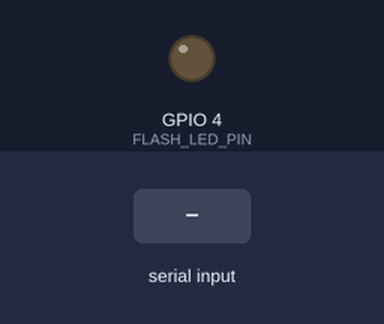
This sketch was run on a simulated ESP32. Shown: output pins drawn as LEDs (lit = HIGH). Dashed ring = blinking. The test bench sets the inputs (shaded band). WiFi joins after 1.5 s; servers stay silent unless stated; uploads are accepted with an empty reply; the camera gives no picture; what the sketch prints to the serial monitor is not drawn.

Above: at 4.2 s.
4.3 s: "b" received over Serial
At 4.43 s:
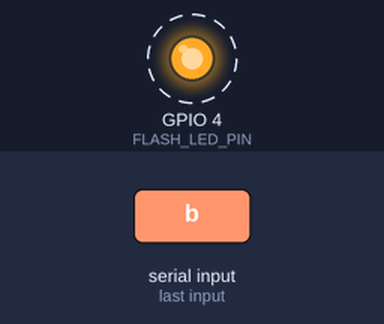
7.3 s: "B" received over Serial
Timing chart, 0 to 12.7 s (numbered marks = the images above; inputs shaded):
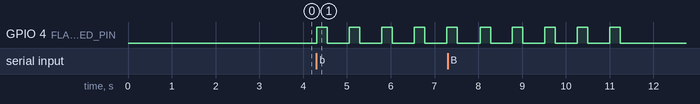

Measured:
- after the input at 4.3 s, GPIO 4 (FLASH_LED_PIN): alternates HIGH for 0.24 s and LOW for 0.50 s, starting at once

The sketch:

saheli_esp32_cam.ino
```cpp
/*
 * =====================================================================================
 *  SAFEROUTE SAHELI — AI VISION & EVIDENCE CAMERA (ESP32-CAM)
 *  ALL-IN-ONE ARDUINO IDE FIRMWARE (SINGLE-FILE IMPLEMENTATION)
 * =====================================================================================
 *  Target Board:       AI Thinker ESP32-CAM
 *  Arduino IDE Core:   ESP32 by Espressif Systems (v2.0.x or v3.x)
 *  Partition Scheme:   Huge APP (3MB No OTA / 1MB SPIFFS)
 *  PSRAM:              Enabled
 *  Live Backend URL:   https://saferoute-saheli-backend.onrender.com
 *
 *  FEATURES IMPLEMENTED:
 *  1. OV2640 2-Megapixel Camera Driver (VGA/SVGA, PSRAM Accelerated)
 *  2. Live High-Speed MJPEG Streaming Server on Port 81 (/stream, /capture, /status)
 *  3. Secure Evidence Frame HTTPS Upload to Render Forensics Vault
 *  4. High-Power Flashlight LED Illuminator (GPIO 4)
 *  5. Emergency 5-Frame Burst Capture Sequence
 *  6. Periodic Cloud Telemetry & Device Heartbeat
 * =====================================================================================
 */

#include <Arduino.h>
#include <WiFi.h>
#include <WiFiClientSecure.h>
#include <HTTPClient.h>
#include "esp_camera.h"
#include "esp_http_server.h"

// =====================================================================================
// 1. USER CONFIGURATION & CLOUD CREDENTIALS
// =====================================================================================
// Enter your WiFi Credentials here:
const char* WIFI_SSID         = "YOUR_WIFI_NAME";        // <-- Apne WiFi ka naam yahan dalein
const char* WIFI_PASSWORD     = "YOUR_WIFI_PASSWORD";    // <-- Apne WiFi ka password yahan dalein

// Live Render Backend API URL:
const char* BACKEND_BASE_URL  = "https://saferoute-saheli-backend.onrender.com/api";

// IoT Camera Identity & Cryptographic Secret:
const char* DEVICE_ID         = "SAHELI-CAM-001";
const char* DEVICE_SECRET     = "esp32cam_hmac_secret_token_saheli_2026";
const char* FIRMWARE_VERSION  = "1.0.0-CAM-ARDUINO";
const int   STREAM_PORT       = 81;

// =====================================================================================
// 2. AI-THINKER ESP32-CAM PIN DEFINITIONS
// =====================================================================================
#define PWDN_GPIO_NUM     32
#define RESET_GPIO_NUM    -1
#define XCLK_GPIO_NUM      0
#define SIOD_GPIO_NUM     26
#define SIOC_GPIO_NUM     27
#define Y9_GPIO_NUM       35
#define Y8_GPIO_NUM       34
#define Y7_GPIO_NUM       39
#define Y6_GPIO_NUM       36
#define Y5_GPIO_NUM       21
#define Y4_GPIO_NUM       19
#define Y3_GPIO_NUM       18
#define Y2_GPIO_NUM        5
#define VSYNC_GPIO_NUM    25
#define HREF_GPIO_NUM     23
#define PCLK_GPIO_NUM     22
#define FLASH_LED_PIN      4

// MJPEG Multipart Boundaries
#define PART_BOUNDARY "123456789000000000000987654321"
static const char* _STREAM_CONTENT_TYPE = "multipart/x-mixed-replace;boundary=" PART_BOUNDARY;
static const char* _STREAM_BOUNDARY     = "\r\n--" PART_BOUNDARY "\r\n";
static const char* _STREAM_PART         = "Content-Type: image/jpeg\r\nContent-Length: %u\r\n\r\n";

httpd_handle_t streamHttpd = NULL;
bool flashState = false;
unsigned long lastHeartbeatTime = 0;
unsigned long lastReconnectAttempt = 0;

// =====================================================================================
// 3. HARDWARE CAMERA INITIALIZATION
// =====================================================================================
bool initCamera() {
    camera_config_t config;
    config.ledc_channel = LEDC_CHANNEL_0;
    config.ledc_timer   = LEDC_TIMER_0;
    config.pin_d0       = Y2_GPIO_NUM;
    config.pin_d1       = Y3_GPIO_NUM;
    config.pin_d2       = Y4_GPIO_NUM;
    config.pin_d3       = Y5_GPIO_NUM;
    config.pin_d4       = Y6_GPIO_NUM;
    config.pin_d5       = Y7_GPIO_NUM;
    config.pin_d6       = Y8_GPIO_NUM;
    config.pin_d7       = Y9_GPIO_NUM;
    config.pin_xclk     = XCLK_GPIO_NUM;
    config.pin_pclk     = PCLK_GPIO_NUM;
    config.pin_vsync    = VSYNC_GPIO_NUM;
    config.pin_href     = HREF_GPIO_NUM;
    config.pin_sccb_sda = SIOD_GPIO_NUM;
    config.pin_sccb_scl = SIOC_GPIO_NUM;
    config.pin_pwdn     = PWDN_GPIO_NUM;
    config.pin_reset    = RESET_GPIO_NUM;
    config.xclk_freq_hz = 20000000;
    config.pixel_format = PIXFORMAT_JPEG;

    if (psramFound()) {
        Serial.println("[Camera] PSRAM Detected! Configuring SVGA resolution with dual frame-buffers.");
        config.frame_size   = FRAMESIZE_VGA;
        config.jpeg_quality = 12;
        config.fb_count     = 2;
        config.grab_mode    = CAMERA_GRAB_LATEST;
    } else {
        Serial.println("[Camera] Warning: PSRAM not found. Using conservative QVGA settings.");
        config.frame_size   = FRAMESIZE_QVGA;
        config.jpeg_quality = 16;
        config.fb_count     = 1;
    }

    esp_err_t err = esp_camera_init(&config);
    if (err != ESP_OK) {
        Serial.printf("[Camera] esp_camera_init failed with error 0x%x\n", err);
        return false;
    }

    sensor_t* s = esp_camera_sensor_get();
    if (s != NULL) {
        s->set_brightness(s, 1);
        s->set_contrast(s, 1);
        s->set_saturation(s, 0);
    }

    pinMode(FLASH_LED_PIN, OUTPUT);
    digitalWrite(FLASH_LED_PIN, LOW);
    return true;
}

void setFlashlight(bool state) {
    flashState = state;
    digitalWrite(FLASH_LED_PIN, flashState ? HIGH : LOW);
}

// =====================================================================================
// 4. EMBEDDED MJPEG STREAMING HTTP SERVER (PORT 81)
// =====================================================================================
static esp_err_t streamHandler(httpd_req_t *req) {
    camera_fb_t *fb = NULL;
    esp_err_t res = ESP_OK;
    char part_buf[64];

    res = httpd_resp_set_type(req, _STREAM_CONTENT_TYPE);
    if (res != ESP_OK) return res;

    httpd_resp_set_hdr(req, "Access-Control-Allow-Origin", "*");

    while (true) {
        fb = esp_camera_fb_get();
        if (!fb) {
            Serial.println("[Stream] Camera frame acquisition failed.");
            res = ESP_FAIL;
        } else {
            size_t hlen = snprintf(part_buf, 64, _STREAM_PART, fb->len);
            res = httpd_resp_send_chunk(req, _STREAM_BOUNDARY, strlen(_STREAM_BOUNDARY));
            if (res == ESP_OK) res = httpd_resp_send_chunk(req, part_buf, hlen);
            if (res == ESP_OK) res = httpd_resp_send_chunk(req, (const char *)fb->buf, fb->len);
            esp_camera_fb_return(fb);
            fb = NULL;
        }

        if (res != ESP_OK) break;
        vTaskDelay(pdMS_TO_TICKS(40));
    }
    return res;
}

static esp_err_t captureHandler(httpd_req_t *req) {
    camera_fb_t *fb = esp_camera_fb_get();
    if (!fb) {
        httpd_resp_send_500(req);
        return ESP_FAIL;
    }

    httpd_resp_set_type(req, "image/jpeg");
    httpd_resp_set_hdr(req, "Content-Disposition", "inline; filename=saheli_capture.jpg");
    httpd_resp_set_hdr(req, "Access-Control-Allow-Origin", "*");

    esp_err_t res = httpd_resp_send(req, (const char *)fb->buf, fb->len);
    esp_camera_fb_return(fb);
    return res;
}

static esp_err_t statusHandler(httpd_req_t *req) {
    char json[256];
    snprintf(json, sizeof(json),
        "{\"device_id\":\"%s\",\"uptime_s\":%lu,\"psram\":%s,\"free_heap\":%u,\"wifi_rssi\":%d,\"port\":%d}",
        DEVICE_ID, millis() / 1000,
        psramFound() ? "true" : "false",
        (unsigned int)ESP.getFreeHeap(),
        WiFi.RSSI(),
        STREAM_PORT
    );

    httpd_resp_set_type(req, "application/json");
    httpd_resp_set_hdr(req, "Access-Control-Allow-Origin", "*");
    return httpd_resp_send(req, json, strlen(json));
}

bool startStreamServer() {
    httpd_config_t config = HTTPD_DEFAULT_CONFIG();
    config.server_port = STREAM_PORT;
    config.ctrl_port = STREAM_PORT + 1;
    config.max_open_sockets = 4;
    config.lru_purge_enable = true;

    httpd_uri_t streamUri = {
        .uri       = "/stream",
        .method    = HTTP_GET,
        .handler   = streamHandler,
        .user_ctx  = NULL
    };

    httpd_uri_t captureUri = {
        .uri       = "/capture",
        .method    = HTTP_GET,
        .handler   = captureHandler,
        .user_ctx  = NULL
    };

    httpd_uri_t statusUri = {
        .uri       = "/status",
        .method    = HTTP_GET,
        .handler   = statusHandler,
        .user_ctx  = NULL
    };

    if (httpd_start(&streamHttpd, &config) == ESP_OK) {
        httpd_register_uri_handler(streamHttpd, &streamUri);
        httpd_register_uri_handler(streamHttpd, &captureUri);
        httpd_register_uri_handler(streamHttpd, &statusUri);
        return true;
    }
    return false;
}

// =====================================================================================
// 5. SECURE FORENSIC EVIDENCE UPLOAD (RENDER HTTPS MULTIPART POST)
// =====================================================================================
bool uploadEvidenceSnapshot(bool enableFlashAssist) {
    if (WiFi.status() != WL_CONNECTED) {
        Serial.println("[Upload] WiFi not connected! Skipping upload.");
        return false;
    }

    if (enableFlashAssist) {
        setFlashlight(true);
        delay(120);
    }

    camera_fb_t *dummy = esp_camera_fb_get();
    if (dummy) esp_camera_fb_return(dummy);

    camera_fb_t *fb = esp_camera_fb_get();
    if (enableFlashAssist) setFlashlight(false);

    if (!fb) {
        Serial.println("[Upload] Failed to capture evidence frame.");
        return false;
    }

    Serial.printf("[Upload] Captured frame: %u bytes. Dispatching to Render Cloud...\n", fb->len);

    WiFiClientSecure client;
    client.setInsecure();
    HTTPClient http;

    String url = String(BACKEND_BASE_URL) + "/camera/capture";
    http.begin(client, url);

    String boundary = "----SaheliEvidenceBoundary7MA4YWxkTrZu0gW";
    http.addHeader("Content-Type", "multipart/form-data; boundary=" + boundary);
    http.addHeader("X-Device-Id", DEVICE_ID);
    http.addHeader("X-Device-Secret", DEVICE_SECRET);

    String head = "--" + boundary + "\r\n";
    head += "Content-Disposition: form-data; name=\"device_id\"\r\n\r\n";
    head += String(DEVICE_ID) + "\r\n";

    head += "--" + boundary + "\r\n";
    head += "Content-Disposition: form-data; name=\"device_secret\"\r\n\r\n";
    head += String(DEVICE_SECRET) + "\r\n";

    head += "--" + boundary + "\r\n";
    head += "Content-Disposition: form-data; name=\"image\"; filename=\"evidence.jpg\"\r\n";
    head += "Content-Type: image/jpeg\r\n\r\n";

    String tail = "\r\n--" + boundary + "--\r\n";

    int httpResponseCode = http.sendRequest("POST", (uint8_t*)head.c_str(), head.length());
    WiFiClientSecure *tcp = (WiFiClientSecure*)http.getStreamPtr();
    if (tcp) {
        tcp->write(fb->buf, fb->len);
        tcp->write((const uint8_t*)tail.c_str(), tail.length());
    }

    esp_camera_fb_return(fb);

    String response = http.getString();
    Serial.printf("[Upload] Cloud Vault Response (HTTP %d): %s\n", httpResponseCode, response.c_str());
    http.end();

    return (httpResponseCode == 200 || httpResponseCode == 201);
}

void triggerEmergencyBurst() {
    Serial.println("\n🚨 [EMERGENCY BURST] Initiating 5-frame forensic evidence sequence! 🚨");
    for (int frame = 1; frame <= 5; frame++) {
        Serial.printf("[Burst] Capturing frame %d/5...\n", frame);
        uploadEvidenceSnapshot(true);
        delay(300);
    }
    Serial.println("🚨 [EMERGENCY BURST] 5-frame sequence complete. 🚨\n");
}

// =====================================================================================
// 6. PERIODIC CLOUD HEARTBEAT
// =====================================================================================
void sendCameraHeartbeat() {
    if (WiFi.status() != WL_CONNECTED) return;

    WiFiClientSecure client;
    client.setInsecure();
    HTTPClient http;

    String url = String(BACKEND_BASE_URL) + "/devices/heartbeat";
    http.begin(client, url);
    http.addHeader("Content-Type", "application/json");

    String payload = "{";
    payload += "\"device_id\":\"" + String(DEVICE_ID) + "\",";
    payload += "\"device_secret\":\"" + String(DEVICE_SECRET) + "\",";
    payload += "\"camera_health\":\"HEALTHY\",";
    payload += "\"wifi_rssi\":" + String(WiFi.RSSI()) + ",";
    payload += "\"firmware_version\":\"" + String(FIRMWARE_VERSION) + "\"";
    payload += "}";

    int code = http.POST(payload);
    Serial.printf("[Heartbeat] ESP32-CAM -> Render (HTTP %d)\n", code);
    http.end();
}

// =====================================================================================
// 7. ARDUINO SETUP & LOOP
// =====================================================================================
void setup() {
    Serial.begin(115200);
    delay(1000);

    Serial.println("\n==================================================================");
    Serial.println("   SAFEROUTE SAHELI — AI VISION & EVIDENCE CAMERA (ESP32-CAM)    ");
    Serial.printf ("   Firmware: %s | Device ID: %s\n", FIRMWARE_VERSION, DEVICE_ID);
    Serial.printf ("   Target Backend: %s\n", BACKEND_BASE_URL);
    Serial.println("==================================================================");

    if (!initCamera()) {
        Serial.println("[Setup] FATAL: OV2640 camera initialization failed! Halting.");
        while (true) {
            delay(1000);
        }
    }
    Serial.println("[Setup] OV2640 Camera Hardware Initialized Successfully.");

    Serial.printf("[WiFi] Connecting to %s...\n", WIFI_SSID);
    WiFi.mode(WIFI_STA);
    WiFi.setSleep(false);
    WiFi.begin(WIFI_SSID, WIFI_PASSWORD);

    int attempts = 0;
    while (WiFi.status() != WL_CONNECTED && attempts < 25) {
        delay(500);
        Serial.print(".");
        attempts++;
    }

    if (WiFi.status() == WL_CONNECTED) {
        Serial.println("\n[WiFi] Connected Successfully!");
        Serial.printf("[WiFi] Live Video Stream URL: http://%s:%d/stream\n",
                      WiFi.localIP().toString().c_str(), STREAM_PORT);
        Serial.printf("[WiFi] Still Snapshot URL:   http://%s:%d/capture\n",
                      WiFi.localIP().toString().c_str(), STREAM_PORT);
    } else {
        Serial.println("\n[WiFi] Warning: WiFi connection failed. Reconnection loop active.");
    }

    if (startStreamServer()) {
        Serial.printf("[Setup] MJPEG Streaming HTTP Server active on port %d.\n", STREAM_PORT);
    } else {
        Serial.println("[Setup] Warning: Could not start MJPEG HTTP server.");
    }

    sendCameraHeartbeat();

    Serial.println("\n[Setup] System Ready. Awaiting streaming connections & triggers.\n");
    Serial.println("Available Serial Commands:");
    Serial.println("  'c' -> Capture & Upload Single Evidence Frame");
    Serial.println("  'b' -> Trigger 5-Frame Emergency Burst Capture");
    Serial.println("  'f' -> Toggle High-Power Flashlight LED");
    Serial.println("  's' -> Print Device Status & Video Stream URL\n");
}

void loop() {
    unsigned long now = millis();

    if (WiFi.status() != WL_CONNECTED) {
        if (now - lastReconnectAttempt >= 10000) {
            lastReconnectAttempt = now;
            Serial.println("[WiFi] Reconnecting...");
            WiFi.disconnect();
            WiFi.begin(WIFI_SSID, WIFI_PASSWORD);
        }
    }

    if (now - lastHeartbeatTime >= 30000) {
        lastHeartbeatTime = now;
        sendCameraHeartbeat();
    }

    if (Serial.available()) {
        char cmd = (char)Serial.read();
        switch (cmd) {
            case 'c':
            case 'C':
                Serial.println("[Serial] Uploading evidence snapshot...");
                uploadEvidenceSnapshot(false);
                break;
            case 'b':
            case 'B':
                triggerEmergencyBurst();
                break;
            case 'f':
            case 'F':
                setFlashlight(!flashState);
                Serial.printf("[Serial] Flashlight LED %s\n", flashState ? "ON" : "OFF");
                break;
            case 's':
            case 'S':
                Serial.println("\n--- ESP32-CAM STATUS ---");
                Serial.printf("Device ID:    %s\n", DEVICE_ID);
                Serial.printf("WiFi Status:  %s (IP: %s)\n",
                              WiFi.status() == WL_CONNECTED ? "CONNECTED" : "DISCONNECTED",
                              WiFi.localIP().toString().c_str());
                Serial.printf("Stream URL:   http://%s:%d/stream\n", WiFi.localIP().toString().c_str(), STREAM_PORT);
                Serial.printf("Free Heap:    %u bytes\n", (unsigned int)ESP.getFreeHeap());
                Serial.printf("PSRAM:        %s\n", psramFound() ? "Enabled" : "Disabled");
                Serial.println("-------------------------\n");
                break;
            default:
                break;
        }
    }

    delay(20);
}
```
